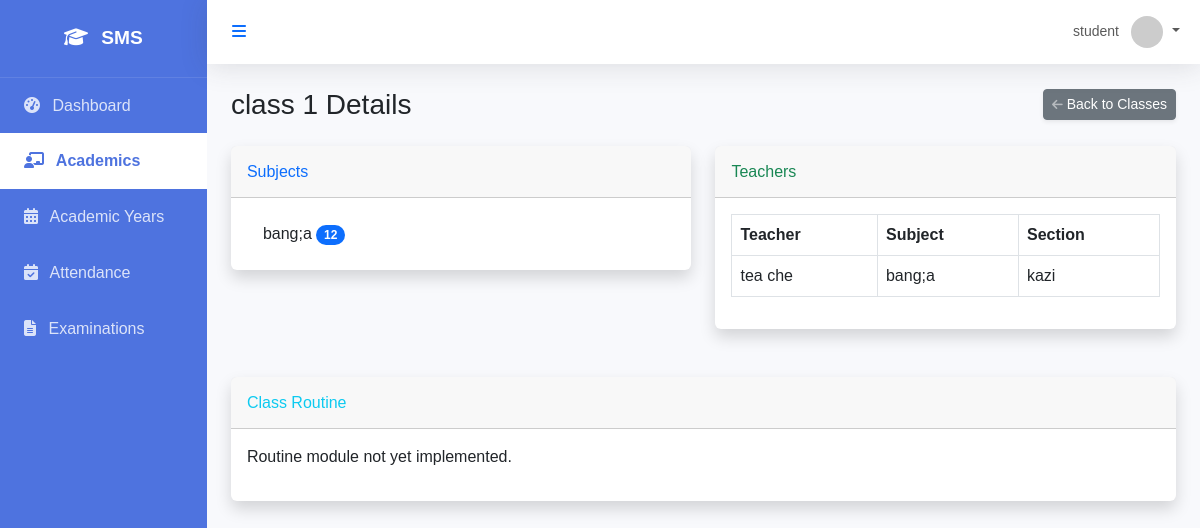
The page /academics/classes/2/ (signed in) on the database its author committed.
### core/models.py (models this page shows, shortened)
class User(AbstractUser):
    class Role(models.TextChoices):
        SUPER_ADMIN = "SUPER_ADMIN", "Super Admin"
        SCHOOL_ADMIN = "SCHOOL_ADMIN", "School Admin"
        ACADEMIC_ADMIN = "ACADEMIC_ADMIN", "Academic Admin"
        TEACHER = "TEACHER", "Teacher"
        STUDENT = "STUDENT", "Student"
        PARENT = "PARENT", "Parent"
        ACCOUNTANT = "ACCOUNTANT", "Accountant"
        LIBRARIAN = "LIBRARIAN", "Librarian"
        RECEPTIONIST = "RECEPTIONIST", "Receptionist"
        HR_MANAGER = "HR_MANAGER", "HR Manager"
    role = models.CharField(max_length=50, choices=Role.choices, default=Role.STUDENT)
    objects = CustomUserManager()

### academics/models.py (models this page shows, shortened)
class Class(models.Model):
    name = models.CharField(max_length=50) # e.g. Class 1, Grade 10
    numeric_value = models.IntegerField(unique=True) # For sorting
    class Meta:
        verbose_name_plural = "Classes"
        ordering = ['numeric_value']

class Subject(models.Model):
    name = models.CharField(max_length=100)
    code = models.CharField(max_length=20, unique=True)
    classes = models.ManyToManyField(Class, related_name='subjects')
    is_elective = models.BooleanField(default=False)

class TeacherSubjectAssignment(models.Model):
    teacher = models.ForeignKey(User, on_delete=models.CASCADE, limit_choices_to={'role': 'TEACHER'})
    subject = models.ForeignKey(Subject, on_delete=models.CASCADE)
    section = models.ForeignKey(Section, on_delete=models.CASCADE)
    academic_year = models.ForeignKey(AcademicYear, on_delete=models.CASCADE)
    class Meta:
        unique_together = ['teacher', 'subject', 'section', 'academic_year']

class Section(models.Model):
    name = models.CharField(max_length=10) # e.g. A, B, C
    class_name = models.ForeignKey(Class, on_delete=models.CASCADE, related_name='sections')
    class_teacher = models.ForeignKey(User, on_delete=models.SET_NULL, null=True, blank=True, limit_choices_to={'role': 'TEACHER'})
    class Meta:
        unique_together = ['name', 'class_name']
        ordering = ['name']

### academics/views.py (the view)
# urls.py: path('classes/<int:pk>/', class_detail, name='class_detail'),
@login_required
def class_detail(request, pk):
    class_obj = get_object_or_404(Class, pk=pk)
    subjects = class_obj.subjects.all()
    teachers = TeacherSubjectAssignment.objects.filter(section__class_name=class_obj).select_related('teacher', 'subject', 'section')
    routine = "Routine module not yet implemented."
    context = {
        'class_obj': class_obj,
        'subjects': subjects,
        'teachers': teachers,
        'routine': routine
    }
    return render(request, 'academics/class_detail.html', context)

### templates/academics/class_detail.html (shortened to what this page needs)
{% extends 'base.html' %}
{% block content %}
<div class="d-sm-flex align-items-center justify-content-between mb-4">
    <h1 class="h3 mb-0 text-gray-800">{{ class_obj.name }} Details</h1>
    <a href="{% url 'class_list' %}" class="d-none d-sm-inline-block btn btn-sm btn-secondary shadow-sm">
         Back to Classes
    </a>
</div>
<div class="row">
    <div class="col-lg-6 mb-4">
        <div class="card shadow mb-4">
            <div class="card-header py-3 d-flex flex-row align-items-center justify-content-between">
                <h6 class="m-0 font-weight-bold text-primary">Subjects</h6>
            </div>
            <div class="card-body">
                {% if subjects %}
                <ul class="list-group list-group-flush">
                    {% for subject in subjects %}
                    <li class="list-group-item d-flex justify-content-between align-items-center">
                        <div>
                            {{ subject.name }}
                            <span class="badge bg-primary rounded-pill ml-2">{{ subject.code }}</span>
                        </div>
                    </li>
                    {% endfor %}
                </ul>
                {% else %}
                <p class="text-muted">No subjects assigned to this class.</p>
                {% endif %}
            </div>
        </div>
    </div>
    <div class="col-lg-6 mb-4">
        <div class="card shadow mb-4">
            <div class="card-header py-3 d-flex flex-row align-items-center justify-content-between">
                <h6 class="m-0 font-weight-bold text-success">Teachers</h6>
            </div>
            <div class="card-body">
                {% if teachers %}
                <div class="table-responsive">
                    <table class="table table-bordered" width="100%" cellspacing="0">
                        <thead>
                            <tr>
                                <th>Teacher</th>
                                <th>Subject</th>
                                <th>Section</th>
                            </tr>
                        </thead>
                        <tbody>
                            {% for assignment in teachers %}
                            <tr>
                                <td>{{ assignment.teacher.get_full_name|default:assignment.teacher.username }}</td>
                                <td>{{ assignment.subject.name }}</td>
                                <td>{{ assignment.section.name }}</td>
                            </tr>
                            {% endfor %}
                        </tbody>
                    </table>
                </div>
                {% else %}
                <p class="text-muted">No teachers assigned yet.</p>
                {% endif %}
            </div>
        </div>
    </div>
</div>
<div class="row">
    <div class="col-lg-12 mb-4">
        <div class="card shadow mb-4">
            <div class="card-header py-3">
                <h6 class="m-0 font-weight-bold text-info">Class Routine</h6>
            </div>
            <div class="card-body">
                <p>{{ routine }}</p>
            </div>
        </div>
    </div>
</div>
{% endblock %}

### templates/base.html (shortened to what this page needs)
<!DOCTYPE html>
<html lang="en">
<head>
    <link href="https://cdn.jsdelivr.net/npm/bootstrap@5.3.0/dist/css/bootstrap.min.css" rel="stylesheet">
    <link href="https://cdnjs.cloudflare.com/ajax/libs/font-awesome/6.4.0/css/all.min.css" rel="stylesheet">
</head>
<body x-data="{ sidebarOpen: true }">
    <div id="wrapper" :class="{ 'toggled': !sidebarOpen }">
        <div id="sidebar-wrapper" x-show="sidebarOpen" x-transition:enter="transition ease-out duration-300" x-transition:enter-start="opacity-0 transform -translate-x-full" x-transition:enter-end="opacity-100 transform translate-x-0" x-transition:leave="transition ease-in duration-300" x-transition:leave-start="opacity-100 transform translate-x-0" x-transition:leave-end="opacity-0 transform -translate-x-full">
            <div class="sidebar-heading">
                <i class="fas fa-graduation-cap me-2"></i> SMS
            </div>
            <div class="list-group list-group-flush">
                <a href="{% url 'dashboard' %}" class="list-group-item list-group-item-action {% if request.resolver_match.url_name == 'dashboard' %}active{% endif %}">
                    <i class="fas fa-tachometer-alt me-2"></i> Dashboard
                </a>
                {% if user.role == 'SUPER_ADMIN' or user.role == 'SCHOOL_ADMIN' or user.role == 'TEACHER' or user.role == 'ACADEMIC_ADMIN' or user.role == 'STUDENT' %}
                <a href="{% url 'class_list' %}" class="list-group-item list-group-item-action {% if 'academics' in request.path and 'academic-years' not in request.path %}active{% endif %}">
                    <i class="fas fa-chalkboard-teacher me-2"></i> Academics
                </a>
                <a href="{% url 'academic_year_list' %}" class="list-group-item list-group-item-action {% if 'academic-years' in request.path %}active{% endif %}">
                    <i class="fas fa-calendar-alt me-2"></i> Academic Years
                </a>
                {% endif %}
                <a href="{% url 'attendance_dashboard' %}" class="list-group-item list-group-item-action {% if 'attendance' in request.path %}active{% endif %}">
                    <i class="fas fa-calendar-check me-2"></i> Attendance
                </a>
                <a href="{% url 'exam_list' %}" class="list-group-item list-group-item-action {% if 'examination' in request.path %}active{% endif %}">
                    <i class="fas fa-file-alt me-2"></i> Examinations
                </a>
            </div>
        </div>
        <div id="page-content-wrapper">
            <nav class="navbar navbar-expand-lg navbar-light bg-white mb-4 static-top">
                <div class="container-fluid">
                    <button class="btn btn-link text-primary" @click="sidebarOpen = !sidebarOpen">
                        <i class="fas fa-bars"></i>
                    </button>
                    <ul class="navbar-nav ms-auto">
                        <li class="nav-item dropdown">
                            <a class="nav-link dropdown-toggle" href="#" id="userDropdown" role="button" data-bs-toggle="dropdown" aria-expanded="false">
                                <span class="me-2 d-none d-lg-inline text-gray-600 small">{{ user.username }}</span>
                                <img class="img-profile rounded-circle" src="https://ui-avatars.com/api/?name={{ user.username }}" width="32" height="32">
                            </a>
                        </li>
                    </ul>
                </div>
            </nav>
            <div class="container-fluid px-4">
                {% block content %}{% endblock %}
            </div>
        </div>
    </div>
</body>
</html>

### templates/base.html (style rules this page uses)
:root { --primary-color: #4e73df; --secondary-color: #858796; --success-color: #1cc88a; --info-color: #36b9cc; --warning-color: #f6c23e; --danger-color: #e74a3b; --light-color: #f8f9fc; --dark-color: #5a5c69; }
body { font-family: 'Nunito', sans-serif; background-color: #f8f9fc; overflow-x: hidden; }
#wrapper { display: flex; width: 100%; align-items: stretch; }
#sidebar-wrapper { min-height: 100vh; width: 250px; background-color: var(--primary-color); color: white; transition: all 0.3s ease; }
#sidebar-wrapper .sidebar-heading { padding: 1.5rem; font-size: 1.2rem; font-weight: bold; text-align: center; border-bottom: 1px solid rgba(255, 255, 255, 0.1); }
#sidebar-wrapper .list-group-item { padding: 1rem 1.5rem; background-color: transparent; color: rgba(255, 255, 255, 0.8); border: none; transition: all 0.2s ease; }
#sidebar-wrapper .list-group-item.active { background-color: white; color: var(--primary-color); font-weight: bold; }
#page-content-wrapper { width: 100%; display: flex; flex-direction: column; }
.navbar { box-shadow: 0 .15rem 1.75rem 0 rgba(58,59,69,.15); }
.card { border: none; box-shadow: 0 .15rem 1.75rem 0 rgba(58,59,69,.15); transition: transform 0.2s ease; }

### rows shown on the page
User: username "student"
Class: name "class 1"
Subject: name "bang;a", code "12"
TeacherSubjectAssignment: teacher.get_full_name "tea che", subject.name "bang;a", section.name "kazi"

### other values the page prints
{{ routine }} "Routine module not yet implemented."
